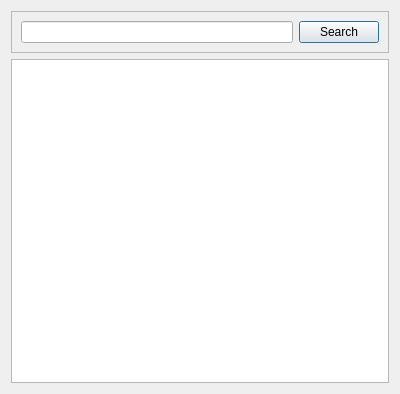
<?xml version="1.0" encoding="UTF-8"?>
<ui version="4.0">
 <class>Typos</class>
 <widget class="QDialog" name="Typos">
  <property name="geometry">
   <rect>
    <x>0</x>
    <y>0</y>
    <width>400</width>
    <height>394</height>
   </rect>
  </property>
  <property name="windowTitle">
   <string>Dialog</string>
  </property>
  <layout class="QVBoxLayout" name="verticalLayout">
   <item>
    <widget class="QFrame" name="frame">
     <property name="frameShape">
      <enum>QFrame::StyledPanel</enum>
     </property>
     <property name="frameShadow">
      <enum>QFrame::Raised</enum>
     </property>
     <layout class="QHBoxLayout" name="horizontalLayout">
      <item>
       <widget class="QLineEdit" name="lineEdit"/>
      </item>
      <item>
       <widget class="QPushButton" name="pushButton">
        <property name="text">
         <string>Search</string>
        </property>
       </widget>
      </item>
     </layout>
    </widget>
   </item>
   <item>
    <widget class="QListWidget" name="listWidget"/>
   </item>
  </layout>
 </widget>
 <resources/>
 <connections/>
</ui>
